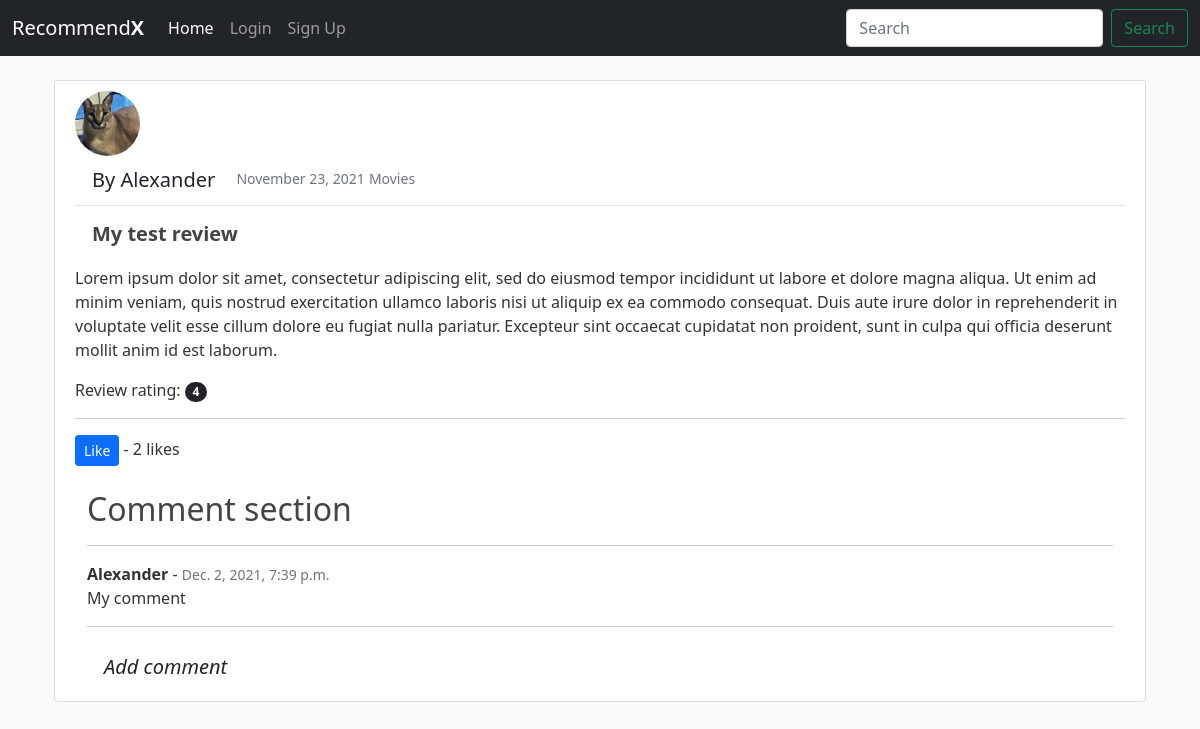
Page /review/1/ on the committed database.
### main/models.py (models this page shows, shortened)
class Review(models.Model):
    title = models.CharField(max_length=50)
    category = models.CharField(max_length=50, default='Movies')
    publisher = models.ForeignKey(User, on_delete = models.CASCADE)
    content = models.TextField(max_length=6000, blank=True)
    date = models.DateTimeField(auto_now_add=True)
    rating = models.PositiveSmallIntegerField(choices=RATING_CHOISES, blank=True, default=0)
    likes = models.ManyToManyField(User, related_name='review_name')
    def total_likes(self):
        return self.likes.count()

class Comment(models.Model):
    review = models.ForeignKey(Review, related_name='comments', on_delete = models.CASCADE)
    name = models.ForeignKey(User, on_delete = models.CASCADE)
    content = models.TextField()
    date_added = models.DateTimeField(auto_now_add=True)
    class Meta:
        ordering = ['date_added']

### main/views.py (the view)
# urls.py: path('review/<int:pk>/', ReviewDetailView.as_view(), name = 'review-detail'),
class ReviewDetailView(DetailView):
    model = Review
    template_name = 'main/review_detail.html'
    def get_context_data(self, *args, **kwargs):
        context = super(ReviewDetailView, self).get_context_data()
        review = get_object_or_404(Review, id=self.kwargs['pk'])
        total_likes = review.total_likes()
        context['total_likes'] = total_likes
        return context

### main/templates/main/review_detail.html (shortened to what this page needs)
{% extends 'main/base.html' %}
{% block content %}
<br>
<div class="container">
    <article class="media content-section">
        <img class="rounded-circle article-img" src="{{ object.publisher.profile.image.url }}" onerror="if (this.src != 'default.jpg') this.src = '../media/default.jpg'">
        <div class="media-body">
        <div class="article-metadata">
            <a class="mr-2 btn btn-lg" href="{% url 'user-reviews' object.publisher.username %}">By {{review.publisher}}</a>
            <small class="text-muted">{{review.date|date:"F d, Y"}}</small>
            <small class="text-muted">{{review.category}}</small>
        </div>
        <h1 class="btn btn-lg article-title"><strong>{{object.title}}</strong></h1>
        <p class="article-content">{{review.content}}</p>
        <p class="article-content">Review rating: <span class="badge rounded-pill bg-dark">{{review.rating}}</span></p>
        </div>
        <hr>
        <form action="{% url 'like-review' review.pk %}" method="POST">
            <button class="btn btn-primary btn-sm" type="submit" name="review_id" value="{{review.id}}">Like</button> - {{ total_likes }} likes
        </form>
        <br>
        <div class="container">
            <h2 class="article-title">Comment section</h2>
            {% if not review.comments.all %}
                <p>There are no comments yet</p>
            {% else %}
            {% for comment in review.comments.all %}
                <hr>
                <strong>{{ comment.name }}</strong> - <small class="text-muted">{{ comment.date_added }}</small>
                <br>
                {{ comment.content }}
            {% endfor %}
            {% endif %}
            <hr>
            <a class="btn btn-lg" href="{% url 'add-comment' review.pk %}"><em>Add comment</em></a>
        </div>
    </article>
</div>
<br>
{% endblock %}

### main/static/main/main.css (style rules this page uses)
body { background: #fafafa; color: #333333; margin-top: 0; }
h1, h2, h3, h4, h5, h6 { color: #444444; }
.content-section { background: #ffffff; padding: 10px 20px; border: 1px solid #dddddd; border-radius: 3px; margin-bottom: 20px; }
.article-title { color: #444444; }
.article-content { white-space: pre-line; }
.article-img { height: 65px; width: 65px; object-fit: cover; margin-right: 16px; }
.article-metadata { padding-bottom: 1px; margin-bottom: 4px; border-bottom: 1px solid #e3e3e3 }

### rows in the picture
Review: publisher "Alexander", date "November 23, 2021", category "Movies", title "My test review", content "Lorem ipsum dolor sit amet, consectetur adipiscing elit, sed do eiusmod tempor incididunt ut labore et dolore magna aliqua. Ut enim ad minim veniam, quis nostrud exercitation ullamco laboris nisi ut aliquip ex ea commodo consequat. Duis aute irure dolor in reprehenderit in voluptate velit esse cillum dolore eu fugiat nulla pariatur. Excepteur sint occaecat cupidatat non proident, sunt in culpa qui officia deserunt mollit anim id est laborum.", rating "4"
Comment: name "Alexander", date_added "Dec. 2, 2021, 7:39 p.m.", content "My comment"

### other values in the picture
{{ total_likes }} "2"
